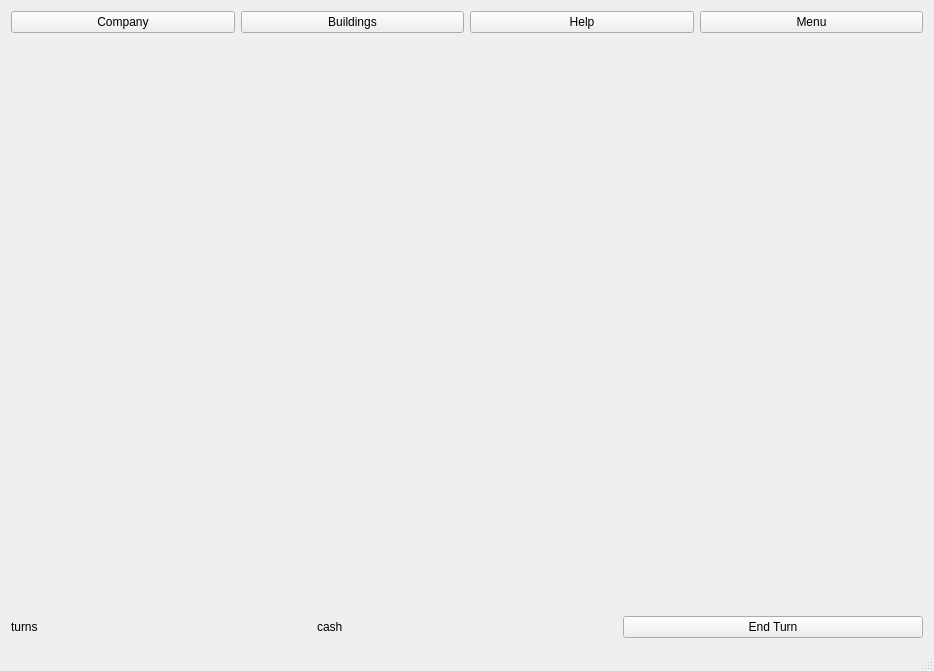
<?xml version="1.0" encoding="UTF-8"?>
<ui version="4.0">
 <class>MainWindow</class>
 <widget class="QMainWindow" name="MainWindow">
  <property name="geometry">
   <rect>
    <x>0</x>
    <y>0</y>
    <width>934</width>
    <height>671</height>
   </rect>
  </property>
  <property name="windowTitle">
   <string>Building Value Simulator</string>
  </property>
  <property name="windowIcon">
   <iconset resource="resource.qrc">
    <normaloff>:/icons/Images/MainIcon.png</normaloff>:/icons/Images/MainIcon.png</iconset>
  </property>
  <widget class="QWidget" name="centralWidget">
   <layout class="QVBoxLayout" name="verticalLayout">
    <item>
     <layout class="QHBoxLayout" name="horizontalLayout">
      <item>
       <widget class="QPushButton" name="companyPushButton">
        <property name="text">
         <string>Company</string>
        </property>
       </widget>
      </item>
      <item>
       <widget class="QPushButton" name="buildingListPushButton">
        <property name="text">
         <string>Buildings</string>
        </property>
       </widget>
      </item>
      <item>
       <widget class="QPushButton" name="helpPushButton">
        <property name="text">
         <string>Help</string>
        </property>
       </widget>
      </item>
      <item>
       <widget class="QPushButton" name="menuPushButton">
        <property name="text">
         <string>Menu</string>
        </property>
       </widget>
      </item>
     </layout>
    </item>
    <item>
     <layout class="QHBoxLayout" name="mainLayout">
      <item>
       <widget class="MapUi" name="userInterface" native="true"/>
      </item>
      <item>
       <widget class="BuildingInfoWidget" name="buildingInfoWidget" native="true"/>
      </item>
     </layout>
    </item>
    <item>
     <layout class="QHBoxLayout" name="bottomLayout">
      <item>
       <widget class="QLabel" name="label_Turns">
        <property name="text">
         <string>turns</string>
        </property>
       </widget>
      </item>
      <item>
       <widget class="QLabel" name="label_CompanyCash">
        <property name="text">
         <string>cash</string>
        </property>
       </widget>
      </item>
      <item>
       <widget class="QPushButton" name="endTurnPushButton">
        <property name="text">
         <string>End Turn</string>
        </property>
       </widget>
      </item>
     </layout>
    </item>
   </layout>
  </widget>
  <widget class="QStatusBar" name="statusBar"/>
  <action name="action_Open">
   <property name="text">
    <string>&amp;Open</string>
   </property>
  </action>
  <action name="action_Save">
   <property name="text">
    <string>&amp;Save</string>
   </property>
  </action>
  <action name="action_SaveAndExit">
   <property name="text">
    <string>Save and &amp;Exit</string>
   </property>
  </action>
  <action name="action_Load">
   <property name="text">
    <string>&amp;Load</string>
   </property>
  </action>
  <action name="actionExit_without_Save">
   <property name="text">
    <string>Exit without Save</string>
   </property>
  </action>
  <action name="action_New">
   <property name="text">
    <string>&amp;New</string>
   </property>
  </action>
 </widget>
 <layoutdefault spacing="6" margin="11"/>
 <customwidgets>
  <customwidget>
   <class>MapUi</class>
   <extends>QWidget</extends>
   <header>MapUi.h</header>
   <container>1</container>
  </customwidget>
  <customwidget>
   <class>BuildingInfoWidget</class>
   <extends>QWidget</extends>
   <header>BuildingInfoWidget.h</header>
   <container>1</container>
  </customwidget>
 </customwidgets>
 <resources>
  <include location="resource.qrc"/>
 </resources>
 <connections/>
</ui>
